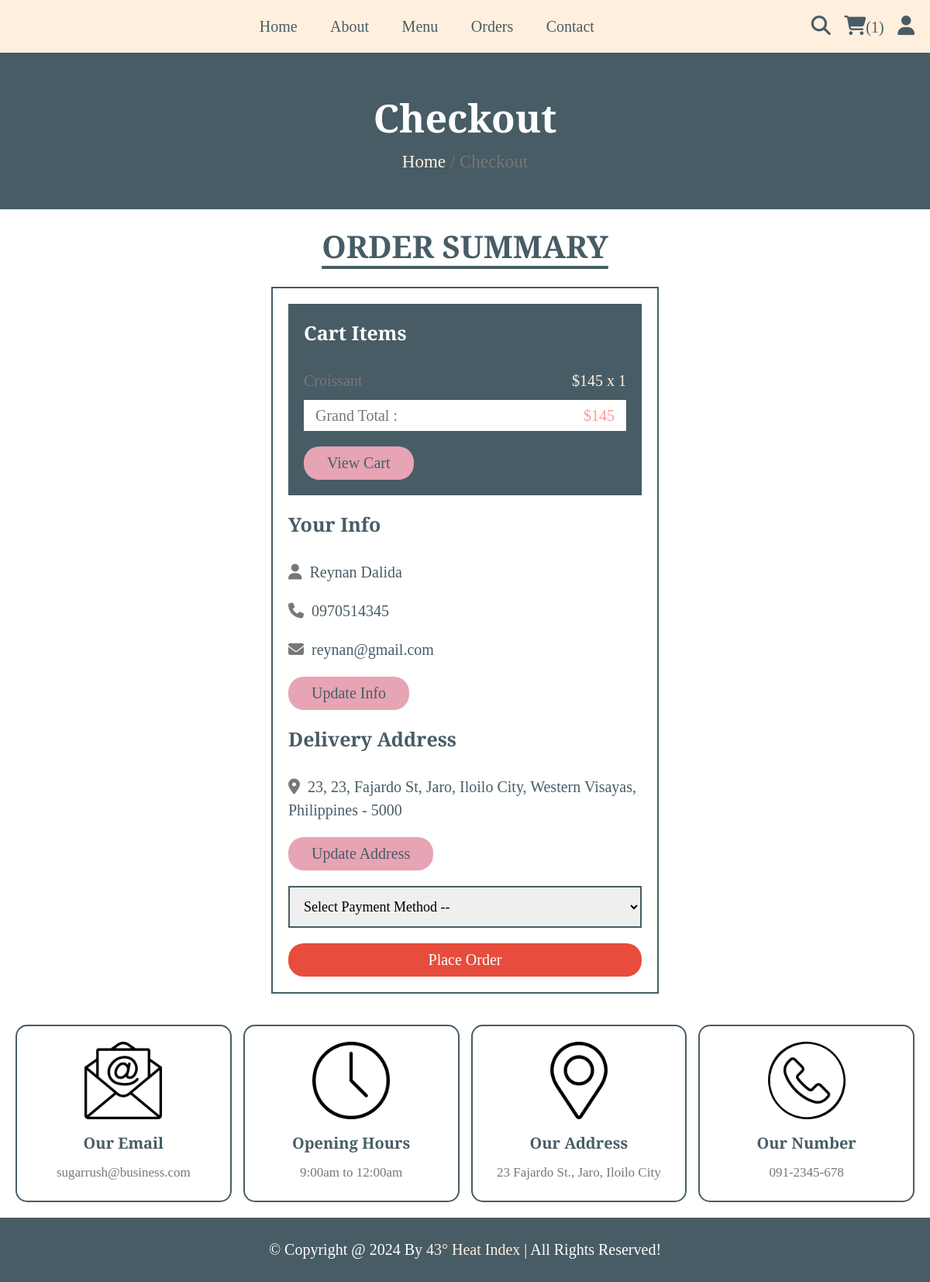
The app's page /checkout.php (signed in) with its own data.
### tables this page shows
CREATE TABLE `cart` (
  `id` int(100) NOT NULL,
  `user_id` int(100) NOT NULL,
  `pid` int(100) NOT NULL,
  `name` varchar(100) NOT NULL,
  `price` int(100) NOT NULL,
  `quantity` int(10) NOT NULL,
  `image` varchar(100) NOT NULL
);

CREATE TABLE `users` (
  `id` int(100) NOT NULL,
  `name` varchar(20) NOT NULL,
  `email` varchar(50) NOT NULL,
  `number` varchar(50) NOT NULL,
  `password` varchar(10) NOT NULL,
  `address` varchar(500) NOT NULL
);

### checkout.php (the view, shortened to what this page needs)
<?php
include 'components/connect.php';
if(isset($_SESSION['user_id'])){
   $user_id = $_SESSION['user_id'];
}else{
   $user_id = '';
   header('location:home.php');
};
?>
<!DOCTYPE html>
<html lang="en">
<head>
   <link rel="stylesheet" href="https://cdnjs.cloudflare.com/ajax/libs/font-awesome/6.1.1/css/all.min.css">
   <link rel="stylesheet" href="css/style.css">
</head>
<body>
<?php include 'components/user_header.php'; ?>
<div class="heading">
   <h3>Checkout</h3>
   <p><a href="home.php">Home</a> <span> / Checkout</span></p>
</div>
<section class="checkout">
   <h1 class="title">Order Summary</h1>
<form action="" method="post">
   <div class="cart-items">
      <h3>Cart Items</h3>
      <?php
         $grand_total = 0;
         $select_cart = $conn->prepare("SELECT * FROM `cart` WHERE user_id = ?");
         $select_cart->execute([$user_id]);
         if($select_cart->rowCount() > 0){
            while($fetch_cart = $select_cart->fetch(PDO::FETCH_ASSOC)){
               $grand_total += ($fetch_cart['price'] * $fetch_cart['quantity']);
      ?>
      <p><span class="name"><?= $fetch_cart['name']; ?></span><span class="price">$<?= $fetch_cart['price']; ?> x <?= $fetch_cart['quantity']; ?></span></p>
      <?php
            }
         }else{
            echo '<p class="empty">your cart is empty!</p>';
         }
      ?>
      <p class="grand-total"><span class="name">Grand Total :</span><span class="price">$<?= $grand_total; ?></span></p>
      <a href="cart.php" class="btn">View Cart</a>
   </div>
   <div class="user-info">
      <h3>Your Info</h3>
      <p><i class="fas fa-user"></i><span><?= $fetch_profile['name'] ?></span></p>
      <p><i class="fas fa-phone"></i><span><?= $fetch_profile['number'] ?></span></p>
      <p><i class="fas fa-envelope"></i><span><?= $fetch_profile['email'] ?></span></p>
      <a href="update_profile.php" class="btn">Update Info</a>
      <h3>Delivery Address</h3>
      <p><i class="fas fa-map-marker-alt"></i><span><?php if($fetch_profile['address'] == ''){echo 'please enter your address';}else{echo $fetch_profile['address'];} ?></span></p>
      <a href="update_address.php" class="btn">Update Address</a>
      <select name="method" class="box" required>
         <option value="" disabled selected>Select Payment Method --</option>
      </select>
      <input type="submit" value="place order" class="btn <?php if($fetch_profile['address'] == ''){echo 'disabled';} ?>" style="width:100%; background:var(--red); color:var(--white);" name="submit">
   </div>
</form>
</section>
<?php include 'components/footer.php'; ?>
</body>
</html>

### css/style.css (style rules this page uses)
:root { --pink:#E6A4B4; --red:#e74c3c; --white:#fff; --black:#485c66; --light-color:#777; --border:.2rem solid var(--black); --playfair-display: "Playfair Display", serif; --plus-jakarta-sans: "Plus Jakarta Sans", sans-serif; --home-selection: "Jalibar", "display"; --primary-color: #FF9999; --secondary-color:#485c66; --yellow:#fff0de; ; --black-200: #020202; --black-300: #333333; --black-400: #1f1e31; --black-500: #555555; --gray-100: #888888; --color-white: #fff; --color-creamson: #fff0de; }
* { font-family: var(--playfair-display); margin:0; padding:0; box-sizing: border-box; outline: none; border: none; text-decoration: none; }
html { font-size: 62.5%; overflow-x: hidden; scroll-behavior: smooth; stop-opacity: 7rem; }
section { margin:0 auto; max-width: 1200px; padding:2rem; }
.title { text-align: center; margin-bottom: 2.5rem; font-size: 4rem; color:var(--black); text-transform: uppercase; text-decoration: underline; text-underline-offset: 1rem; }
.heading { display: flex; align-items: center; justify-content: center; gap:1rem; flex-flow: column; background-color: var(--black); min-height: 20rem; }
.heading h3 { font-size: 5rem; color:var(--white); text-transform: capitalize; }
.heading p { font-size: 2.3rem; color:var(--light-color); }
.heading p a { color:var(--yellow); }
.btn, .delete-btn { margin-top: 1rem; display: inline-block; font-size: 2rem; padding:1rem 3rem; cursor: pointer; text-transform: capitalize; transition: .2s linear; }
.btn { background-color: var(--pink); color:var(--black); border-radius: 20px; }
.checkout form { max-width: 50rem; margin:0 auto; border:var(--border); padding:2rem; }
.checkout form h3 { font-size: 2.5rem; text-transform: capitalize; padding: 2rem 0; color:var(--black); }
.checkout form .cart-items { background-color: var(--black); padding:2rem; padding-top: 0; }
.checkout form .cart-items h3 { color:var(--white); }
.checkout form .cart-items p { display: flex; align-items: center; gap:1.5rem; justify-content: space-between; margin:1rem 0; line-height: 1.5; font-size: 2rem; }
.checkout form .cart-items p .name { color:var(--light-color); }
.checkout form .cart-items p .price { color:var(--yellow); }
.checkout form .cart-items .grand-total { background-color: var(--white); padding:.5rem 1.5rem; }
.checkout form .cart-items .grand-total .price { color:var(--primary-color); }
.checkout form .user-info p { font-size: 2rem; line-height: 1.5; padding:1rem 0; }
.checkout form .user-info p i { color:var(--light-color); margin-right: 1rem; }
.checkout form .user-info p span { color:var(--black); }
.checkout form .user-info .box { width: 100%; border:var(--border); padding:1.4rem; margin-top: 2rem; margin-bottom: 1rem; font-size: 1.8rem; }

### records on screen
cart: name "Croissant", price "145", quantity "1"
users: name "Reynan Dalida", number "0970514345", email "reynan@gmail.com", address "23, 23, Fajardo St, Jaro, Iloilo City, Western Visayas, Philippines - 5000", submit "place order"

### other values on screen
$total_cart_items "1"
$grand_total "145"
